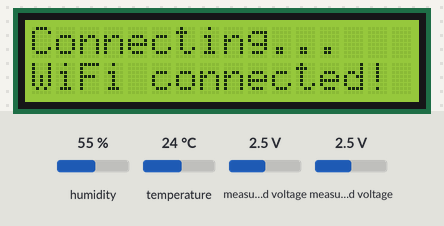
The sketch below on a simulated ESP8266 (NodeMCU). Parts: 16×2 character LCD. The test bench sets the inputs (shaded band); at power-on: humidity 55 %, temperature 24 °C, measured voltage 2.5 V. WiFi joins after 1.5 s; servers stay silent unless stated; what the sketch prints to the serial monitor is not drawn.

Above: at 2.1 s.
At 7.2 s:
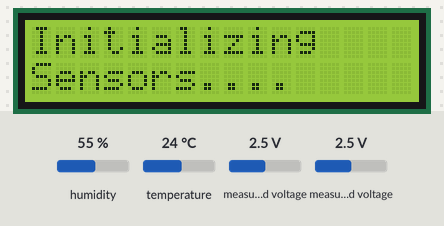
At 57.2 s:
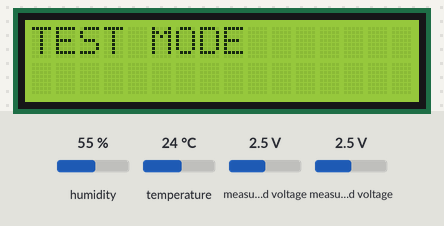
At 62.2 s:
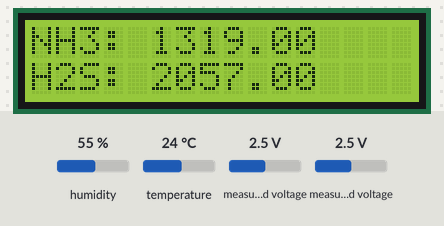
At 72.3 s:
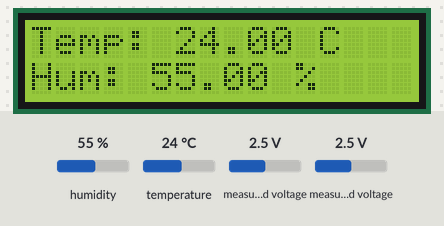

Measured:
- by itself, everything shown: repeats every 25.1 s, in 3 steps
- what the display in image 0 shows lasts 5.0 s, from 2.1 s to 7.1 s
- what the display in image 1 shows lasts 50.1 s, from 7.1 s to 57.2 s
- what the display in image 3 shows lasts 10.0 s, from 62.2 s to 72.2 s

The sketch:

Master_Final.ino
```cpp
#include <Wire.h>
#include <Adafruit_ADS1X15.h>
#include <DHT.h>
#include <LiquidCrystal_I2C.h>
#include <ESP8266WiFi.h>
#include <ThingSpeak.h>

Adafruit_ADS1115 ads;

const char *ssid = ""; // Input SSID here
const char *password = ""; //Input password of wifi here

unsigned long channelID = 2844436;
const char *writeAPIKey = "WHYHACTNG5QEQLIK";

#define DHTPIN 13 //D7
#define DHTTYPE DHT22
#define VCC 5.0
#define RL 47
#define Ro 20
#define I2C_ADDR 0x27

//for MQ136
#define m_136 -1.3621
#define b_136 4.8843


//for MQ137
#define m_137 -0.9002
#define b_137 3.18


DHT dht(DHTPIN, DHTTYPE);
WiFiClient client;
LiquidCrystal_I2C lcd(I2C_ADDR, 16, 2);

bool testMode = true; // For testing purposes
unsigned long startTime1; // 5-minute interval sending of data
unsigned long startTime2; // 4-hour interval for sending of data

void setup() {
  Serial.begin(115200);
  lcd.init();
  lcd.backlight();
  Serial.println("Initializing...");
  connectToWiFi();
  ThingSpeak.begin(client);
  if (!ads.begin()) {
    Serial.println("Failed to initialize ADS1115.");
    while (true);
  }
  dht.begin();
  lcd.setCursor(0, 0);
  lcd.print("Initializing ");
  lcd.setCursor(0, 1);
  lcd.print("Sensors....");
  delay(50000);
  lcd.clear();
  startTime1 = millis();
  startTime2 = millis();
}

void connectToWiFi() {
    Serial.print("Connecting to WiFi...");
    WiFi.begin(ssid, password);
    lcd.setCursor(0, 0);
    lcd.print("Connecting...");
    while (WiFi.status() != WL_CONNECTED) {
        delay(1000);
        Serial.print(".");
    }
    lcd.setCursor(0, 1);
    lcd.print("WiFi connected!");
    Serial.println("\nWiFi connected!");
    delay(5000);
    lcd.clear();
}

int ppmConversion(float VRL, float m, float b) {
  float RS = ((VCC * RL) / VRL) - RL;
  return pow(10, ((log10(RS / Ro) - b) / m));
}


void displaySensorData(float ppm137, float ppm136, float temperature, float humidity) {

  if(testMode){
    lcd.clear();
    lcd.setCursor(0, 0);
    lcd.print("TEST MODE");
    delay(5000);
  }

  lcd.clear();
  lcd.setCursor(0, 0);
  lcd.print("NH3: ");
  lcd.print(ppm137);
  lcd.setCursor(0, 1);
  lcd.print("H2S: ");
  lcd.print(ppm136);
  delay(10000);

  lcd.clear();
  lcd.setCursor(0, 0);
  lcd.print("Temp: ");
  lcd.print(temperature);
  lcd.print(" C");
  lcd.setCursor(0, 1);
  lcd.print("Hum: ");
  lcd.print(humidity);
  lcd.print(" %");
  delay(10000);
}

void loop() {
  float voltage_MQ137 = (ads.readADC_SingleEnded(0) * 0.1875) / 1000.0;
  float voltage_MQ136 = (ads.readADC_SingleEnded(1) * 0.1875) / 1000.0;
  float temperature = dht.readTemperature();
  float humidity = dht.readHumidity();
  float ppm136 = ppmConversion(voltage_MQ136,m_136,b_136);
  float ppm137 = ppmConversion(voltage_MQ137,m_137,b_137);

  Serial.printf("MQ136 (ppm): %.2f\nMQ137 (ppm): %.2f\n", ppm136, ppm137);

  displaySensorData(ppm137, ppm136, temperature, humidity);

  if (testMode) {
    Serial.println("Test mode enabled: Data will not be sent to ThingSpeak");
    return;
  }
  if (millis() - startTime1 >= 300000) {  // Check if 5 minutes have passed
    Serial.println("5 minutes elapsed!");
    startTime1 = millis();  // Reset the timer

    //Send data to thingspeak
    ThingSpeak.setField(1, temperature); // Temperature (C)
    ThingSpeak.setField(2, humidity); //Humidity (%)
    ThingSpeak.setField(3, ppm136); //H2S (ppm)
    ThingSpeak.setField(4, ppm137); //NH3 (ppm)

    int response = ThingSpeak.writeFields(channelID, writeAPIKey);
    Serial.println(response == 200 ? "Data sent to ThingSpeak successfully!" : "Failed to send data. HTTP Code: " + String(response));
  }
  if (millis() - startTime2 >= 14400000) {  // Check if 4 hours has passed
    Serial.println("4 hours elapsed!");
    startTime2 = millis();  // Reset the timer

    //Send data to thingspeak
    ThingSpeak.setField(5, temperature); // Temperature (C)
    ThingSpeak.setField(6, humidity); //Humidity (%)
    ThingSpeak.setField(7, ppm136); //H2S (ppm)
    ThingSpeak.setField(8, ppm137); //NH3 (ppm)

    int response = ThingSpeak.writeFields(channelID, writeAPIKey);
    Serial.println(response == 200 ? "Data sent to ThingSpeak successfully!" : "Failed to send data. HTTP Code: " + String(response));
  }

}


/*
Wiring Diagram:

    ESP8266 Pins:

        3.3V → Power for sensors and LCD (if compatible)

        GND → Common ground for all components

        SDA (D2 on NodeMCU) → SDA of ADS1115 and LCD

        SCL (D1 on NodeMCU) → SCL of ADS1115 and LCD

        Digital Pins → For DHT22 (e.g., D4 on NodeMCU)

    ADS1115 Connections:

        VDD → 5V (depending on the ADS1115 module)

        GND → GND

        SCL → SCL (D1 on NodeMCU)

        SDA → SDA (D2 on NodeMCU)

        A0 → MQ137 Analog Output

        A1 → MQ136 Analog Output

    DHT22 Connections:

        VCC → 5V

        GND → GND

        Data → Digital Pin (D7 on NodeMCU)

    16x2 LCD Connections (I2C):

        VCC → 5V

        GND → GND

        SDA → SDA (D2 on NodeMCU)

        SCL → SCL (D1 on NodeMCU)

*/
```
